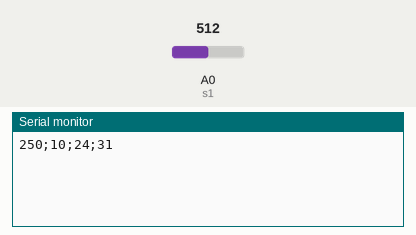
A sketch run on a simulated Arduino Uno, built with avr-gcc and run on an emulated ATmega328P. On the bench: the last lines printed to the serial monitor. The test bench sets the inputs (shaded band); at power-on: A0 (s1) = 512. The local clock reads 2024-03-15 10:24:30 at power-on unless the sketch sets it.

Above: at 2.2 s.
2.3 s: A0 (s1) set to 716
At 5.2 s:
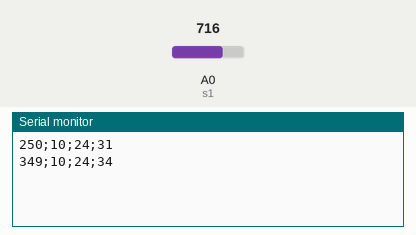
6.1 s: A0 (s1) set to 900
At 7.6 s:
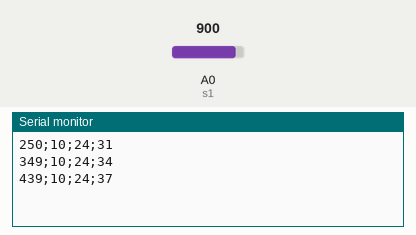
Timing chart, 0 to 9.1 s (numbered marks = the images above; inputs shaded):
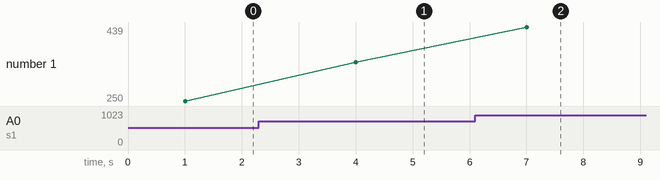

Measured:
- after the input at 2.3 s, the serial monitor: prints a new line after 1.7 s (image 1)
- after the input at 6.1 s, the serial monitor: prints a new line after 0.91 s (image 2)
- plotted number 1: 250 → 349 after the input at 2.3 s, 349 → 439 after the input at 6.1 s

The sketch:

practica_999.ino
```cpp
#include <Wire.h>
#include "RTClib.h"
int s1=A0;
// RTC_DS1307 rtc;
RTC_DS3231 rtc;

String daysOfTheWeek[7] = { "Domingo", "Lunes", "Martes", "Miercoles", "Jueves", "Viernes", "Sabado" };
String monthsNames[12] = { "Enero", "Febrero", "Marzo", "Abril", "Mayo",  "Junio", "Julio","Agosto","Septiembre","Octubre","Noviembre","Diciembre" };

void setup() {
   Serial.begin(9600);
   delay(1000);
   pinMode (s1,INPUT);
   if (!rtc.begin()) {
      Serial.println(F("Couldn't find RTC"));
      while (1);
   }

   // Si se ha perdido la corriente, fijar fecha y hora
   if (rtc.lostPower()) {
      // Fijar a fecha y hora de compilacion
      rtc.adjust(DateTime(F(__DATE__), F(__TIME__)));

      // Fijar a fecha y hora específica. En el ejemplo, 21 de Enero de 2016 a las 03:00:00
      // rtc.adjust(DateTime(2016, 1, 21, 3, 0, 0));
   }
}

void printDate(DateTime date)
{
  int temp=analogRead(s1);
  int cent=((temp/1024.0)*5000.0)/10;
  Serial.println(String(cent)+";"+String(date.hour())+";" + String(date.minute())+";" + String(date.second()));
/*
   Serial.print(date.year(), DEC);
   Serial.print('/');
   Serial.print(date.month(), DEC);
   Serial.print('/');
   Serial.print(date.day(), DEC);
   Serial.print(" (");
   Serial.print(daysOfTheWeek[date.dayOfTheWeek()]);
   Serial.print(") ");
   Serial.print(date.hour(), DEC);
   Serial.print(':');
   Serial.print(date.minute(), DEC);
   Serial.print(':');
   Serial.print(date.second(), DEC);
   Serial.println();

   */
}

void loop() {
   // Obtener fecha actual y mostrar por Serial
   DateTime now = rtc.now();
   printDate(now);

   delay(3000);
}
```
